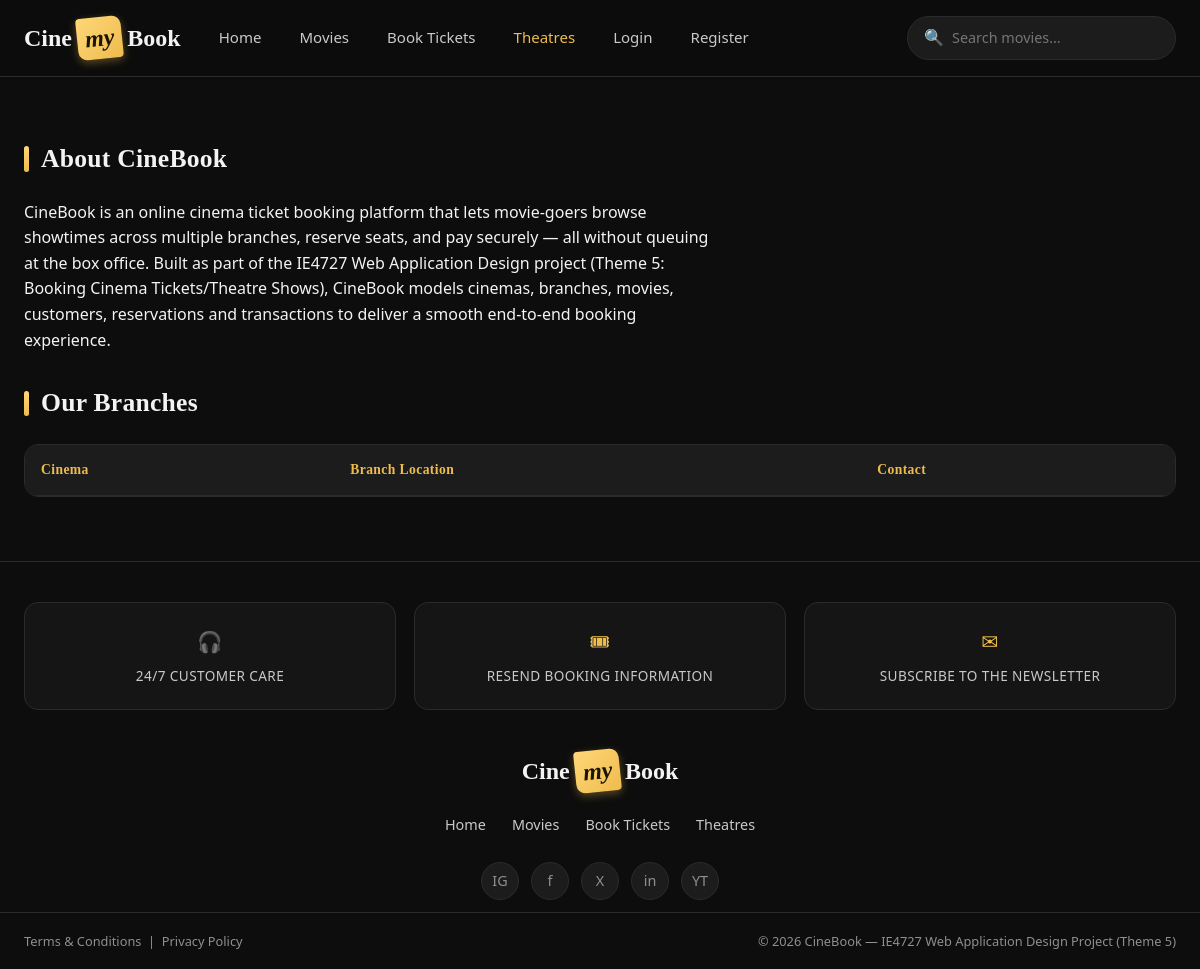
The page /about.php on the database as committed earlier.
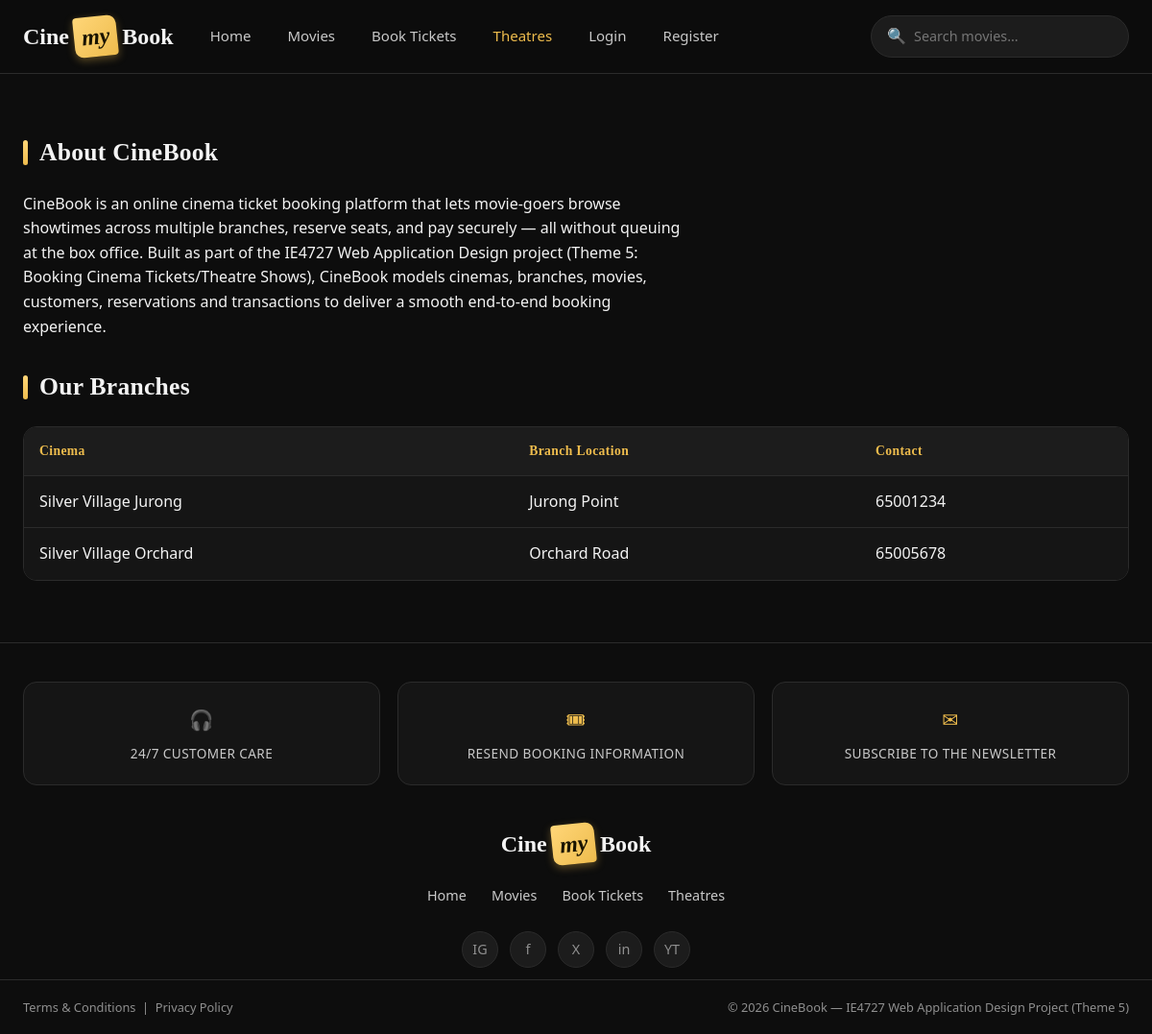
The same page on the database as committed later.
### tables this page shows
CREATE TABLE cinema (
    Cinema_ID INT AUTO_INCREMENT PRIMARY KEY,
    Cinema_Name VARCHAR(100) NOT NULL,
    Cinema_Cont VARCHAR(20),
    Bran_ID INT,
    FOREIGN KEY (Bran_ID) REFERENCES branch(Bran_ID)
);

CREATE TABLE branch (
    Bran_ID INT AUTO_INCREMENT PRIMARY KEY,
    Bran_Location VARCHAR(150) NOT NULL,
    Manager_ID INT,
    FOREIGN KEY (Manager_ID) REFERENCES manager(Manager_ID)
);

### about.php (the view, shortened to what this page needs)
<?php
include 'includes/header.php';
?>
<h1 class="section-title">About CineBook</h1>
<p style="max-width:700px;">
CineBook is an online cinema ticket booking platform that lets movie-goers browse showtimes
across multiple branches, reserve seats, and pay securely &mdash; all without queuing at the
box office. Built as part of the IE4727 Web Application Design project (Theme 5: Booking
Cinema Tickets/Theatre Shows), CineBook models cinemas, branches, movies, customers,
reservations and transactions to deliver a smooth end-to-end booking experience.
</p>
<h2 class="section-title">Our Branches</h2>
<div class="table-wrap">
<table class="data-table">
    <thead><tr><th>Cinema</th><th>Branch Location</th><th>Contact</th></tr></thead>
    <tbody>
    <?php
    require_once 'includes/db_connect.php';
    $res = $conn->query("SELECT c.Cinema_Name, b.Bran_Location, c.Cinema_Cont
                          FROM cinema c LEFT JOIN branch b ON c.Bran_ID = b.Bran_ID");
    while ($row = $res->fetch_assoc()):
    ?>
        <tr>
            <td><?php echo htmlspecialchars($row['Cinema_Name']); ?></td>
            <td><?php echo htmlspecialchars($row['Bran_Location']); ?></td>
            <td><?php echo htmlspecialchars($row['Cinema_Cont']); ?></td>
        </tr>
    <?php endwhile; ?>
    </tbody>
</table>
</div>
<?php include 'includes/footer.php'; $conn->close(); ?>

### includes/header.php (shortened to what this page needs)
<?php
$currentPage = basename($_SERVER['PHP_SELF']);
function navActive($page) {
    global $currentPage;
    return $currentPage === $page ? ' class="active"' : '';
}
?>
<!DOCTYPE html>
<html lang="en">
<head>
<link rel="stylesheet" href="css/style.css">
</head>
<body>
<header class="site-header">
    <div class="header-inner">
        <a href="index.php" class="logo">Cine<span class="tk">my</span>Book</a>
        <nav class="main-nav" aria-label="Main navigation">
            <ul class="nav-links">
                <li><a href="index.php"<?php echo navActive('index.php'); ?>>Home</a></li>
                <li><a href="movies.php"<?php echo navActive('movies.php'); ?>>Movies</a></li>
                <li><a href="booking.php"<?php echo navActive('booking.php'); ?>>Book Tickets</a></li>
                <li><a href="about.php"<?php echo navActive('about.php'); ?>>Theatres</a></li>
                <?php if (isset($_SESSION['cust_id'])): ?>
                    <li><a href="my_bookings.php"<?php echo navActive('my_bookings.php'); ?>>Your Tickets</a></li>
                    <li><a href="logout.php">Logout</a></li>
                <?php else: ?>
                    <li><a href="login.php"<?php echo navActive('login.php'); ?>>Login</a></li>
                    <li><a href="register.php"<?php echo navActive('register.php'); ?>>Register</a></li>
                <?php endif; ?>
            </ul>
        </nav>
        <form class="header-search" method="GET" action="movies.php" role="search">
            <span class="ico">&#128269;</span>
            <input type="search" name="q" placeholder="Search movies…"
                   value="<?php echo htmlspecialchars($_GET['q'] ?? ''); ?>">
        </form>
    </div>
</header>
<main class="page-wrap">

### includes/footer.php (shortened to what this page needs)
</main>
<footer class="site-footer">
    <div class="footer-features">
        <div class="feature-card"><span class="fico">&#127911;</span>24/7 CUSTOMER CARE</div>
        <div class="feature-card"><span class="fico">&#127903;</span>RESEND BOOKING INFORMATION</div>
        <div class="feature-card"><span class="fico">&#9993;</span>SUBSCRIBE TO THE NEWSLETTER</div>
    </div>
    <div class="footer-brand">
        <a href="index.php" class="logo">Cine<span class="tk">my</span>Book</a>
    </div>
    <nav class="footer-nav" aria-label="Footer navigation">
        <a href="index.php">Home</a>
        <a href="movies.php">Movies</a>
        <a href="booking.php">Book Tickets</a>
        <a href="about.php">Theatres</a>
    </nav>
    <div class="footer-socials" aria-hidden="true">
        <span class="social-ico">IG</span>
        <span class="social-ico">f</span>
        <span class="social-ico">X</span>
        <span class="social-ico">in</span>
        <span class="social-ico">YT</span>
    </div>
    <div class="footer-legal">
        <span>Terms &amp; Conditions &nbsp;|&nbsp; Privacy Policy</span>
        <span>&copy; <?php echo date("Y"); ?> CineBook — IE4727 Web Application Design Project (Theme 5)</span>
    </div>
</footer>
</body>
</html>

Rows that differ between the two databases and show on the page:
added cinema: Cinema_Name "Silver Village Jurong", Bran_ID.Bran_Location "Jurong Point", Cinema_Cont "65001234"
added cinema: Cinema_Name "Silver Village Orchard", Bran_ID.Bran_Location "Orchard Road", Cinema_Cont "65005678"
